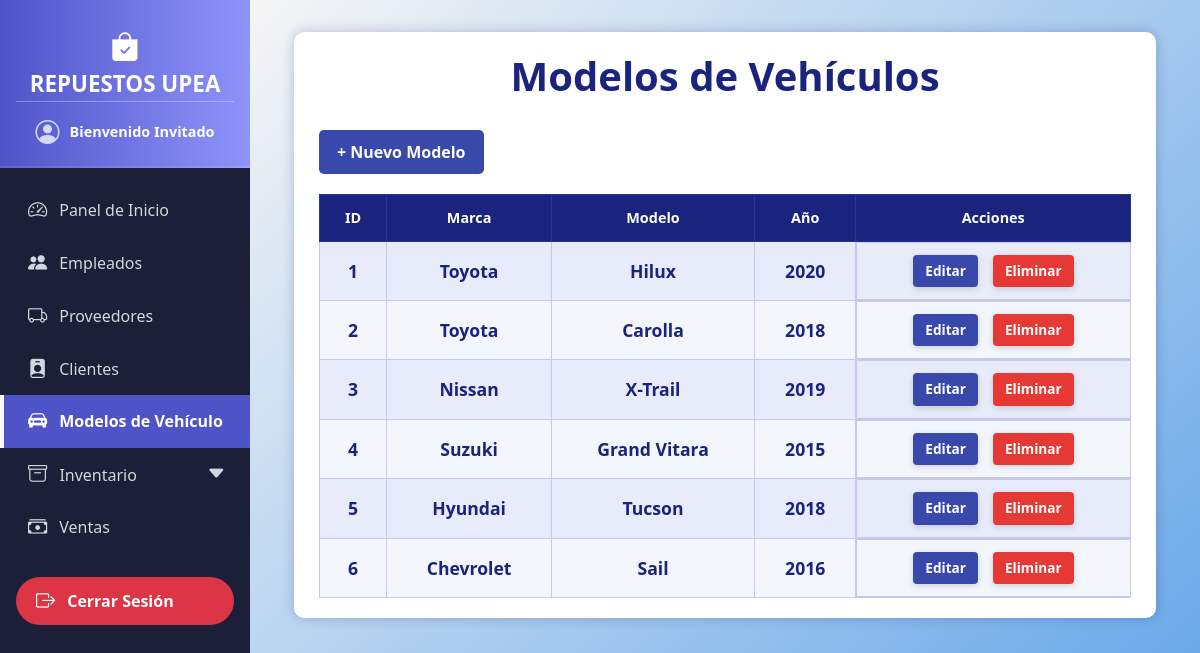
/modelos_vehiculos/, run on an earlier commit of the app's database.
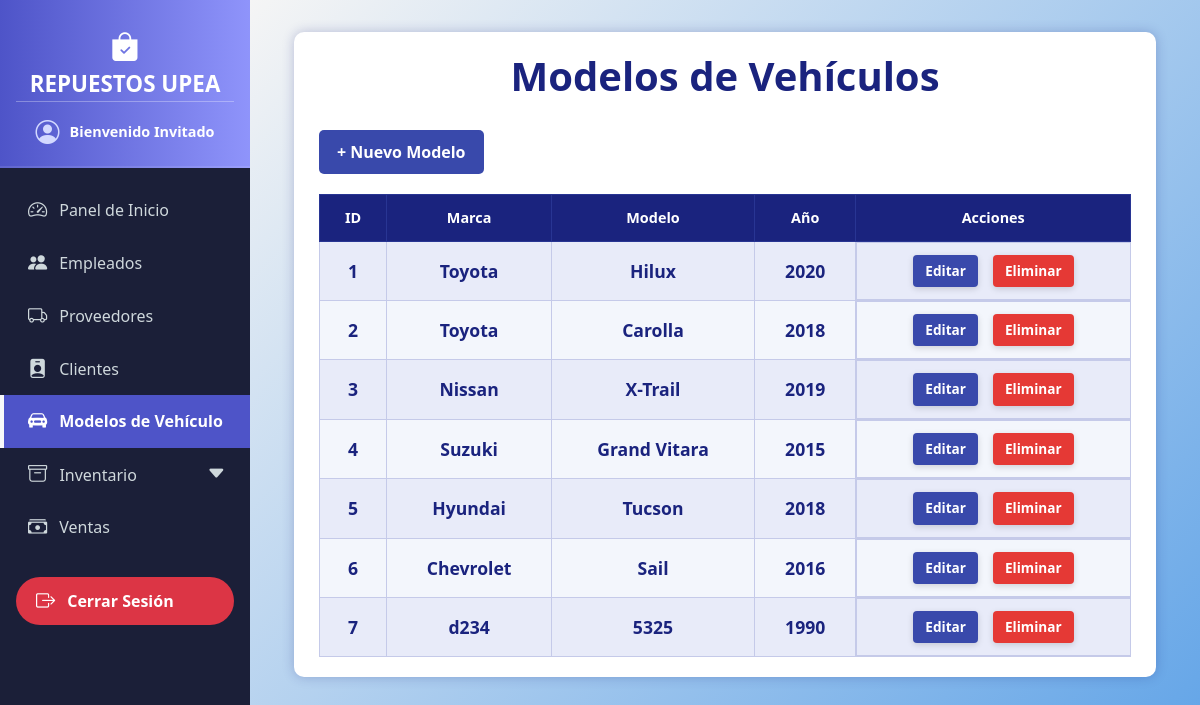
And on a later commit of the database.
### models/modelo_vehiculo_model.py (models this page shows, shortened)
class ModeloVehiculo(db.Model):
    __tablename__ = "modelos_vehiculos"
    id = db.Column(db.Integer, primary_key=True)
    marca = db.Column(db.String(50), nullable=False)
    modelo = db.Column(db.String(50), nullable=False)
    anio = db.Column(db.Integer, nullable=False)
    ventas = db.relationship("Venta", back_populates="modelo_vehiculo")
    @staticmethod
    def get_all():
        return ModeloVehiculo.query.all()

### controllers/modelo_vehiculo_controller.py (the view)
@modelo_vehiculo_bp.route('/')
def index():
    modelos = ModeloVehiculo.get_all()
    return render_template('modelos_vehiculos/index.html', modelos=modelos)

### run.py (called while the page is built)
@app.context_processor
def inject_active_path():
    def is_active(path):
        return 'active' if request.path == path else ''
    return dict(is_active=is_active)

### templates/modelos_vehiculos/index.html (shortened to what this page needs)
{% extends 'base.html' %}
{% block content %}
<div class="container">
  <h1>Modelos de Vehículos</h1>
  <a href="{{ url_for('modelo_vehiculo.create') }}" class="button">+ Nuevo Modelo</a>
  <div class="table-responsive-wrapper">
    <table>
      <thead>
        <tr>
          <th>ID</th>
          <th>Marca</th>
          <th>Modelo</th>
          <th>Año</th>
          <th>Acciones</th>
        </tr>
      </thead>
      <tbody>
        {% for m in modelos %}
        <tr>
          <td>{{ m.id }}</td>
          <td>{{ m.marca }}</td>
          <td>{{ m.modelo }}</td>
          <td>{{ m.anio }}</td>
          <td class="actions">
            <a href="{{ url_for('modelo_vehiculo.edit', id=m.id) }}" class="edit">Editar</a>
            <a href="{{ url_for('modelo_vehiculo.delete', id=m.id) }}" class="delete" onclick="return confirm('¿Estás seguro de eliminar este modelo?');">Eliminar</a>
          </td>
        </tr>
        {% else %}
        <tr>
          <td colspan="5" style="color:#1a237e; font-style: italic;">No hay modelos registrados.</td>
        </tr>
        {% endfor %}
      </tbody>
    </table>
  </div>
</div>
{% endblock %}

### templates/base.html (shortened to what this page needs)
<!doctype html>
<html lang="es">
  <head>
    <link href="https://cdn.jsdelivr.net/npm/bootstrap@5.3.6/dist/css/bootstrap.min.css" rel="stylesheet" />
    <link href="https://cdn.jsdelivr.net/npm/bootstrap-icons@1.10.5/font/bootstrap-icons.css" rel="stylesheet" />
  </head>
  <body>
    <nav class="sidebar">
      <div class="sidebar-header">
        <i class="bi bi-bag-check-fill logo-icon"></i>
        REPUESTOS UPEA
        <div class="welcome-message">
          <i class="bi bi-person-circle"></i>
          <span> Bienvenido
            {% if current_user.is_authenticated %}
              {{ current_user.username }}
            {% else %}
              Invitado
            {% endif %}
          </span>
        </div>
      </div>
      <ul class="nav flex-column mt-3">
        <li class="nav-item">
          <a class="nav-link {{ is_active('/admin') }}" href="{{ url_for('inicio.admin_dashboard') }}">
            <i class="bi bi-speedometer2"></i> Panel de Inicio
          </a>
        </li>
        <li class="nav-item">
          <a class="nav-link {{ is_active('/usuarios/') }}" href="/usuarios/">
            <i class="bi bi-people-fill"></i> Empleados
          </a>
        </li>
        <li class="nav-item">
          <a class="nav-link {{ is_active('/proveedores/') }}" href="/proveedores/">
            <i class="bi bi-truck"></i> Proveedores
          </a>
        </li>
        <li class="nav-item">
          <a class="nav-link {{ is_active('/clientes/') }}" href="/clientes/">
            <i class="bi bi-person-badge-fill"></i> Clientes
          </a>
        </li>
        <li class="nav-item">
          <a class="nav-link {{ is_active('/modelos_vehiculos/') }}" href="/modelos_vehiculos/">
            <i class="bi bi-car-front-fill"></i> Modelos de Vehículo
          </a>
        </li>
        <li class="nav-item">
          <a class="nav-link d-flex justify-content-between align-items-center" data-bs-toggle="collapse" href="#inventarioSubmenu" role="button" aria-expanded="false" aria-controls="inventarioSubmenu">
            <span><i class="bi bi-archive me-2"></i> Inventario</span>
            <i class="bi bi-caret-down-fill"></i>
          </a>
        </li>
        <li class="nav-item">
          <a class="nav-link {{ is_active('/ventas/') }}" href="/ventas">
            <i class="bi bi-cash-stack"></i> Ventas
          </a>
        </li>
        <br>
        <li class="nav-item mt-auto mb-3">
          <a class="nav-link text-white bg-danger fw-bold rounded-pill mx-3 text-center" style="padding: 0.6rem 1rem;" href="{{ url_for('logout') }}">
            <i class="bi bi-box-arrow-right"></i> Cerrar Sesión
          </a>
        </li>
      </ul>
    </nav>
    <div class="main-content">
      <div class="container-fluid">
        {% block content %}
        {% endblock %}
      </div>
    </div>
  </body>
</html>

### templates/base.html (style rules this page uses)
body { margin: 0; padding: 0; font-family: 'Segoe UI', Tahoma, Geneva, Verdana, sans-serif; }
.sidebar { position: fixed; top: 0; left: 0; width: 250px; height: 100vh; background-color: #1b1f38; display: flex; flex-direction: column; z-index: 1050; transform: translateX(0); transition: transform 0.3s ease-in-out; }
.sidebar-header { background: linear-gradient(90deg, #4e54c8, #8f94fb); padding: 1.5rem 1rem 1rem 1rem; color: white; font-weight: 700; font-size: 1.4rem; text-align: center; user-select: none; border-bottom: 2px solid rgba(255, 255, 255, 0.1); display: flex; flex-direction: column; align-items: center; }
.sidebar-header i.logo-icon { font-size: 1.8rem; }
.welcome-message { border-top: 1px solid rgba(255,255,255,0.3); padding-top: 0.75rem; font-weight: 400; font-size: 0.9rem; width: 100%; color: #e0e0ffcc; user-select: none; }
.welcome-message i { font-size: 1.5rem; vertical-align: middle; margin-right: 0.4rem; color: #d3d9ff; }
.welcome-message span { vertical-align: middle; font-weight: 600; color: white; }
.sidebar .nav-link { color: #cfd8dc; padding: 0.75rem 1.5rem; font-size: 1rem; display: flex; align-items: center; gap: 0.75rem; border-left: 4px solid transparent; transition: all 0.3s ease; }
.sidebar .nav-link i { font-size: 1.2rem; }
.sidebar .nav-link.active { background-color: #4e54c8; color: white; border-left-color: #f8f9fa; font-weight: 600; }
.main-content { margin-left: 250px; padding: 2rem; background: linear-gradient(135deg, #f5f5f5, #5ea2e7); min-height: 100vh; color: #000000; transition: margin-left 0.3s ease-in-out; }
.nav-item > .nav-link.active { background-color: #4e54c8; color: white; }

### templates/modelos_vehiculos/index.html (style rules this page uses)
body { background-color: #ffffff; color: #222; font-family: 'Segoe UI', Tahoma, Geneva, Verdana, sans-serif; }
h1 { margin-bottom: 30px; color: #1a237e; font-weight: 700; text-align: center; }
.container { max-width: 1000px; margin: 0 auto; background-color: #fff; padding: 20px 25px; border-radius: 10px; box-shadow: 0 0 12px rgba(26, 35, 126, 0.25); }
a.button { display: inline-block; background-color: #3949ab; color: white; padding: 10px 18px; margin-bottom: 20px; border-radius: 5px; text-decoration: none; font-weight: 600; transition: background-color 0.3s ease; }
.table-responsive-wrapper { overflow-x: auto; width: 100%; }
table { width: 100%; border-collapse: collapse; font-size: 0.9rem; min-width: 600px; }
thead { background-color: #1a237e; color: white; }
thead th { padding: 12px 15px; font-weight: 700; text-align: center; border: 1px solid #283593; }
tbody tr { background-color: #f3f6fc; border-bottom: 1px solid #c5cae9; transition: background-color 0.3s ease; }
tbody tr:nth-child(odd) { background-color: #e8ebf9; }
tbody td { padding: 12px 15px; text-align: center; vertical-align: middle; border: 1px solid #c5cae9; color: #1a237e; font-size: 1.1rem; font-weight: 700; }
.actions { display: flex; justify-content: center; align-items: center; gap: 15px; }
.actions a { padding: 6px 12px; min-width: 30px; text-align: center; border-radius: 4px; font-size: 0.85rem; text-decoration: none; font-weight: 600; color: white; display: inline-block; box-shadow: 0 2px 6px rgba(0, 0, 0, 0.15); transition: background-color 0.3s ease; user-select: none; white-space: nowrap; }
.actions a.edit { background-color: #3949ab; }
.actions a.delete { background-color: #e53935; }

What changed in the data, as far as the page shows it:
added ModeloVehiculo: id "7", marca "d234", modelo "5325", anio "1990"
